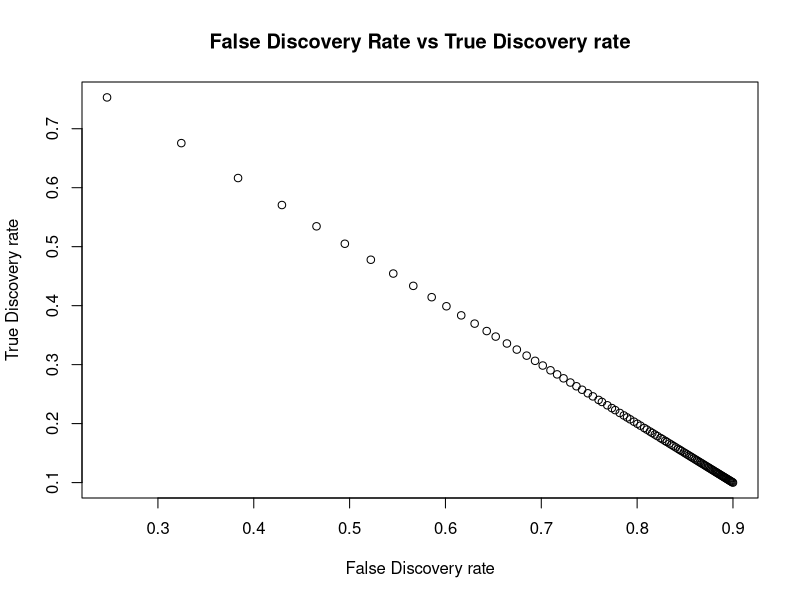
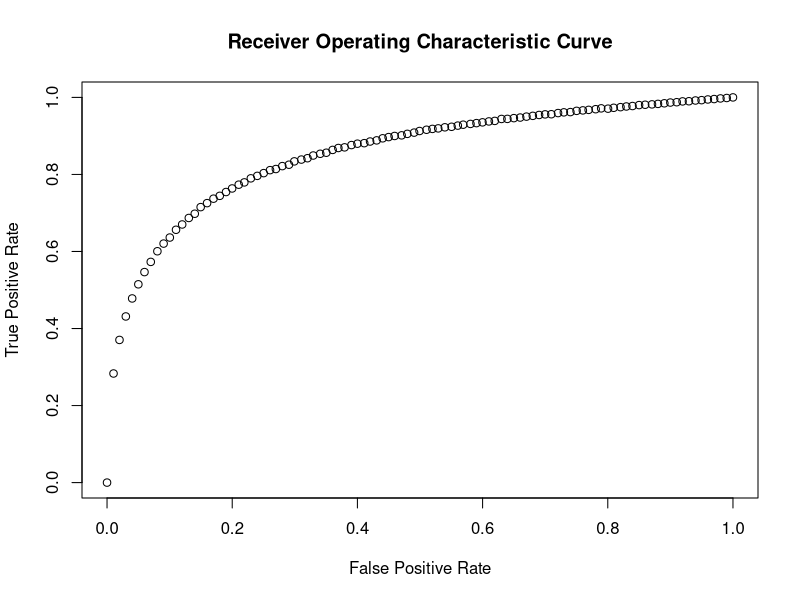
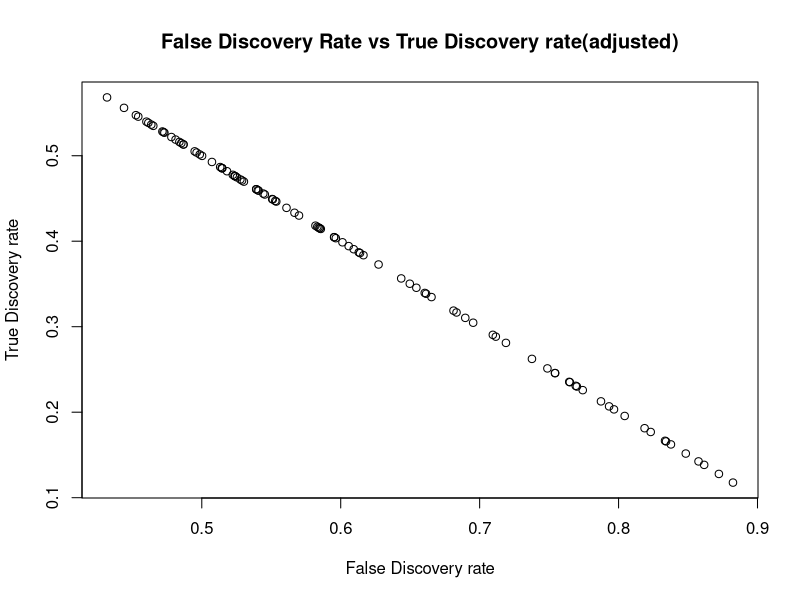
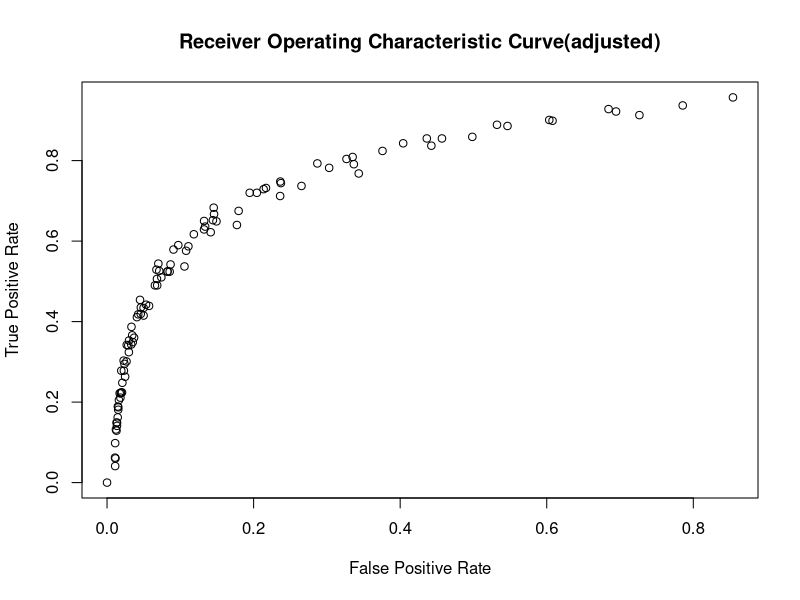

Here is the R script that generated these plots, in order:
## ---- chunk 1

xbar = rep(0, 1000)
N = 100 # number of non-zero means
mu = 2 #non 0 mean
xbar[1:N] = mu



alpha = seq(from=0,to=1,by=.01)
FDmlist= c()
TDmlist = c()
FPmlist= c()
TPmlist = c()
for ( j in 1:length(alpha)){
  FDlist = c()
TDlist = c()
  FPlist = c()
TPlist = c()

 for (i in 1:1000){
  z = rnorm(1000, xbar, 1)#1,000 z scores
p = 2*pnorm(-abs(z)) #  p values
discovery = p < alpha[j]
TD = sum (discovery)
TTD =sum(p[1:N]<alpha[j])
FDR = (TD-TTD)/TD
TDR = TTD/TD
FPR = (TD-TTD)/(1000-N)
TPR = TTD/ N
FDlist[i]= FDR
TDlist[i]=TDR
FPlist[i]= FPR
TPlist[i]=TPR
 }

FDmlist[j]= mean(FDlist)
TDmlist[j]=mean(TDlist)
FPmlist[j]= mean(FPlist)
TPmlist[j]=mean(TPlist)
}

plot(FDmlist,TDmlist, main="False Discovery Rate vs True Discovery rate",
  xlab="False Discovery rate", ylab="True Discovery rate")
plot(FPmlist,TPmlist, main="Receiver Operating Characteristic Curve",
  xlab="False Positive Rate", ylab="True Positive Rate")

BH = function (p, q){
  psort = c()
  ppos = sort.list(p)
  
for (i in 1:length(p)){
  psort[i] = p[ppos[i]]
}
  
  
 crit = c( )
 for (k in 1:length(p)){
   crit[k]= ((k*q)/length(p))
 }
sig = c()
 for(j in 1:length(p)){
   if (psort[j]< crit[j]){
     sig[j] = j
   }else{
     sig[j]= 0
   }
 }
masig = (max(sig))
sigp = psort[1:masig]
return(sigp)
}

Pad = function(p){
  psort = c()
  ppos = sort.list(p)
  
for (i in 1:length(p)){
  psort[i] = p[ppos[i]]
}
  adj = c()
  for (k in 1:length(psort)){
    ko = 0
    ki = 0
    kio = c()
    ko = psort[k] *(length(psort)/k)
    if (k<length(psort)){
      ki = psort[k+1] *(length(psort)/(k+1))
    }
    kio = c(ko,ki)
    adj[k]= min(kio)
  }
  Padj = c()
  for (j in 1:length(p)){
    Padj[ppos[j]] = adj[j]
  }
  return(Padj)
}


xbar = rep(0, 100)
N = 10 # number of non-zero means
mu = 2 #non 0 mean
xbar[1:N] = mu



alpha = seq(from=0,to=1,by=.01)
FDmlist= c()
TDmlist = c()
FPmlist= c()
TPmlist = c()
for ( j in 1:length(alpha)){
  FDlist = c()
TDlist = c()
  FPlist = c()
TPlist = c()

 for (i in 1:100){
  z = rnorm(100, xbar, 1)#1,000 z scores
p = 2*pnorm(-abs(z)) #  p values
p = Pad(p)
discovery = p < alpha[j]
TD = sum (discovery)
TTD =sum(p[1:N]<alpha[j])
FDR = (TD-TTD)/TD
TDR = TTD/TD
FPR = (TD-TTD)/(100-N)
TPR = TTD/ N
FDlist[i]= FDR
TDlist[i]=TDR
FPlist[i]= FPR
TPlist[i]=TPR
 }

FDmlist[j]= mean(FDlist)
TDmlist[j]=mean(TDlist)
FPmlist[j]= mean(FPlist)
TPmlist[j]=mean(TPlist)
}

plot(FDmlist,TDmlist, main="False Discovery Rate vs True Discovery rate(adjusted)",
  xlab="False Discovery rate", ylab="True Discovery rate")
plot(FPmlist,TPmlist, main="Receiver Operating Characteristic Curve(adjusted)",
  xlab="False Positive Rate", ylab="True Positive Rate")



#Testing effectiveness
xbar = rep(0, 10000)
N = 1000 # number of non-zero means
mu = 2 #non 0 mean
xbar[1:N] = mu
z = rnorm(10000, xbar, 1)#1,000 z scores
p = 2*pnorm(-abs(z)) #  p values
discovery = p < .05
TD = sum (discovery)
TTD =sum(p[1:N]<.05)
FDR = (TD-TTD)/TD
print(FDR)

#Padj

xbar = rep(0, 10000)
N = 1000 # number of non-zero means
mu = 2 #non 0 mean
xbar[1:N] = mu
z = rnorm(10000, xbar, 1)#1,000 z scores
p = 2*pnorm(-abs(z)) #  p values
p = Pad(p)
discovery = p < .05
TD = sum (discovery)
TTD =sum(p[1:N]<.05)
FDR = (TD-TTD)/TD
print(FDR)
